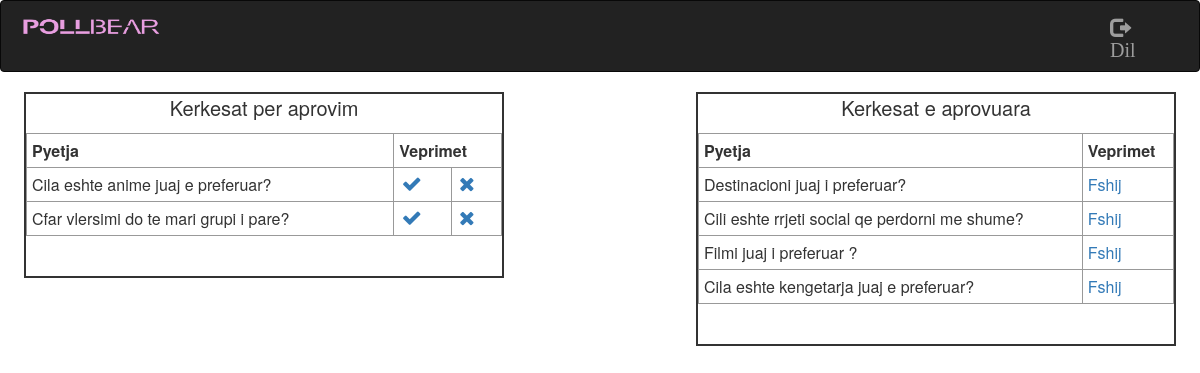
The app's page /admin.php with its own data.
### tables this page shows
CREATE TABLE `questions` (
  `Pid` int(11) NOT NULL,
  `Qcontent` varchar(1000) NOT NULL,
  `isVerifed` tinyint(1) NOT NULL,
  `is_deleted` int(1) NOT NULL,
  `created_date` date NOT NULL DEFAULT current_timestamp(),
  `Finish_time` date NOT NULL,
  `user_id` int(11) DEFAULT NULL,
  `adm_check` int(1) NOT NULL DEFAULT 0
);

### admin.php (the view, shortened to what this page needs)
<?php
 require 'includes/database.php';
  ?>
<html>
<head>
<link rel="stylesheet" href="https://maxcdn.bootstrapcdn.com/bootstrap/3.4.1/css/bootstrap.min.css">
  <link href="css/admin.css" rel="stylesheet" type="text/css">
  <link href="https://cdnjs.cloudflare.com/ajax/libs/font-awesome/4.7.0/css/font-awesome.min.css" rel="stylesheet"/>
  <link rel="stylesheet" href="https://cdnjs.cloudflare.com/ajax/libs/font-awesome/4.7.0/css/font-awesome.min.css">
</head>
</head>
<body>
<nav class="navbar navbar-inverse">
  <div class="container-fluid">
    <div class="navbar-header">
      <a class="navbar-brand"> <img src="imazhe/logo.png" style="width:150px; height: 40px; margin-top:-6%"> </a>
    </div>
    <div class="collapse navbar-collapse" id="myNavbar">
      <ul class="nav navbar-nav navbar-right">
      <li> <a href="includes/admin_logout.php"><span class="glyphicon glyphicon-log-out"> Dil</span> </a></li>
      </ul>
    </div>
  </div>
</nav>
<div class="kerkesat">
<p> Kerkesat per aprovim </p>
<?php
   $result= $conn->query("SELECT * FROM questions where isVerifed=0 and is_deleted=0 and adm_check=0") or die($conn->error);
 ?>
   <table>
  <thead>
    <tr>
      <th>Pyetja </th>
      <th colspan="2">Veprimet</th>
    </tr>
  </thead>
  <tbody>
   <?php while($row=$result->fetch_assoc()): ?>
    <tr>
      <td><?php echo $row['Qcontent'] ?></td>
      <td>
        <a href="veprime/admin-veprime.php?prano=<?php echo  $row['Pid']; ?> ">
        <i class="fa fa-check" aria-hidden="true" style=" font-size:20px;"></i>
      </a>
    </td>
      <td>
      <a href="veprime/admin-veprime.php?refuzo=<?php echo  $row['Pid']; ?>"><i class="fa fa-times" aria-hidden="true" style=" font-size:20px;"></i></a>
      </td>
    </tr>
<?php endwhile; ?>
</tbody>
</table>
<br>
<br>
</div>
<div class="fshirja">
<p> Kerkesat e aprovuara </p>
<?php
   $result1= $conn->query("SELECT * FROM questions where isVerifed=1 and is_deleted=0 and adm_check=1") or die($conn->error);
 ?>
   <table>
  <thead>
    <tr>
      <th colspan="2">Pyetja </th>
      <th>Veprimet</th>
    </tr>
  </thead>
  <tbody>
   <?php while($row=$result1->fetch_assoc()): ?>
    <tr>
      <td colspan="2"><?php echo $row['Qcontent'] ?></td>
      <td>
        <a href="veprime/admin-veprime.php?delete=<?php echo  $row['Pid']; ?> ">
        Fshij
      </a>
    </td>
    </tr>
<?php endwhile; ?>
</tbody>
</table>
<br>
<br>
</div>
</body>
</html>

### css/admin.css (style rules this page uses)
* { margin: 0; padding: 0; }
body { width: 100%; }
.kerkesat { margin-left: 2%; width: 40%; border-style: solid; border-width: 2px; float: left; }
.fshirja { margin-left: 2%; margin-right: 2%; width: 40%; border-style: solid; border-width: 2px; float: right; }
p { text-align: center; font-size: 20px; }
i { margin-left: 5%; }
ul li { text-decoration: none; margin-left: auto; }
ul { list-style: none; text-decoration: none; }
ul li span { margin-left: 10%; font-size: 20px; }
table { width: 100%; border-collapse: collapse; }
td, th { border: 1px solid #999; padding: 0.5rem; text-align: left; }

### records on screen
questions: Qcontent "Cila eshte anime juaj e preferuar?"
questions: Qcontent "Cfar vlersimi do te mari grupi i pare?"
questions: Qcontent "Destinacioni juaj i preferuar?"
questions: Qcontent "Cili eshte rrjeti social qe perdorni me shume?"
questions: Qcontent "Filmi juaj i preferuar ?"
questions: Qcontent "Cila eshte kengetarja juaj e preferuar?"
